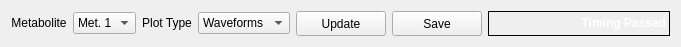
   <widget class="QWidget" name="layoutWidget">
    <property name="geometry">
     <rect>
      <x>300</x>
      <y>910</y>
      <width>681</width>
      <height>41</height>
     </rect>
    </property>
    <layout class="QGridLayout" name="gridLayout_4">
     <item row="0" column="2">
      <widget class="QLabel" name="label_met_sel_4">
       <property name="sizePolicy">
        <sizepolicy hsizetype="Fixed" vsizetype="Fixed">
         <horstretch>0</horstretch>
         <verstretch>0</verstretch>
        </sizepolicy>
       </property>
       <property name="text">
        <string>Plot Type</string>
       </property>
       <property name="alignment">
        <set>Qt::AlignCenter</set>
       </property>
      </widget>
     </item>
     <item row="0" column="1">
      <widget class="QComboBox" name="combo_met">
       <property name="sizePolicy">
        <sizepolicy hsizetype="Fixed" vsizetype="Fixed">
         <horstretch>0</horstretch>
         <verstretch>0</verstretch>
        </sizepolicy>
       </property>
       <property name="editable">
        <bool>false</bool>
       </property>
       <property name="currentIndex">
        <number>0</number>
       </property>
       <property name="maxVisibleItems">
        <number>3</number>
       </property>
       <item>
        <property name="text">
         <string>Met. 1</string>
        </property>
       </item>
       <item>
        <property name="text">
         <string>Met. 2</string>
        </property>
       </item>
       <item>
        <property name="text">
         <string>Met. 3</string>
        </property>
       </item>
      </widget>
     </item>
     <item row="0" column="4">
      <widget class="QPushButton" name="button_update">
       <property name="minimumSize">
        <size>
         <width>90</width>
         <height>25</height>
        </size>
       </property>
       <property name="maximumSize">
        <size>
         <width>90</width>
         <height>16777215</height>
        </size>
       </property>
       <property name="toolTip">
        <string>&lt;html&gt;&lt;head/&gt;&lt;body&gt;&lt;p&gt;Update sequence timing&lt;/p&gt;&lt;/body&gt;&lt;/html&gt;</string>
       </property>
       <property name="text">
        <string>Update</string>
       </property>
      </widget>
     </item>
     <item row="0" column="3">
      <widget class="QComboBox" name="combo_plot">
       <property name="sizePolicy">
        <sizepolicy hsizetype="Fixed" vsizetype="Fixed">
         <horstretch>0</horstretch>
         <verstretch>0</verstretch>
        </sizepolicy>
       </property>
       <item>
        <property name="text">
         <string>Waveforms</string>
        </property>
       </item>
       <item>
        <property name="text">
         <string>2D k-space</string>
        </property>
       </item>
       <item>
        <property name="text">
         <string>3D k-space</string>
        </property>
       </item>
       <item>
        <property name="text">
         <string>Localizer</string>
        </property>
       </item>
      </widget>
     </item>
     <item row="0" column="0">
      <widget class="QLabel" name="label_met_sel">
       <property name="sizePolicy">
        <sizepolicy hsizetype="Fixed" vsizetype="Fixed">
         <horstretch>0</horstretch>
         <verstretch>0</verstretch>
        </sizepolicy>
       </property>
       <property name="text">
        <string>Metabolite</string>
       </property>
       <property name="alignment">
        <set>Qt::AlignCenter</set>
       </property>
      </widget>
     </item>
     <item row="0" column="5">
      <widget class="QPushButton" name="button_save">
       <property name="minimumSize">
        <size>
         <width>90</width>
         <height>25</height>
        </size>
       </property>
       <property name="maximumSize">
        <size>
         <width>90</width>
         <height>16777215</height>
        </size>
       </property>
       <property name="toolTip">
        <string>&lt;html&gt;&lt;head/&gt;&lt;body&gt;&lt;p&gt;Save sequence to file&lt;/p&gt;&lt;/body&gt;&lt;/html&gt;</string>
       </property>
       <property name="text">
        <string>Save</string>
       </property>
      </widget>
     </item>
     <item row="0" column="6">
      <widget class="QLabel" name="time_label">
       <property name="font">
        <font>
         <weight>75</weight>
         <bold>true</bold>
        </font>
       </property>
       <property name="autoFillBackground">
        <bool>false</bool>
       </property>
       <property name="frameShape">
        <enum>QFrame::Box</enum>
       </property>
       <property name="text">
        <string>&lt;html&gt;&lt;head/&gt;&lt;body&gt;&lt;p&gt;&lt;span style=&quot; color:#ffffff;&quot;&gt;Timing Passed&lt;/span&gt;&lt;/p&gt;&lt;/body&gt;&lt;/html&gt;</string>
       </property>
       <property name="textFormat">
        <enum>Qt::AutoText</enum>
       </property>
       <property name="alignment">
        <set>Qt::AlignRight|Qt::AlignTrailing|Qt::AlignVCenter</set>
       </property>
      </widget>
     </item>
    </layout>
   </widget>
